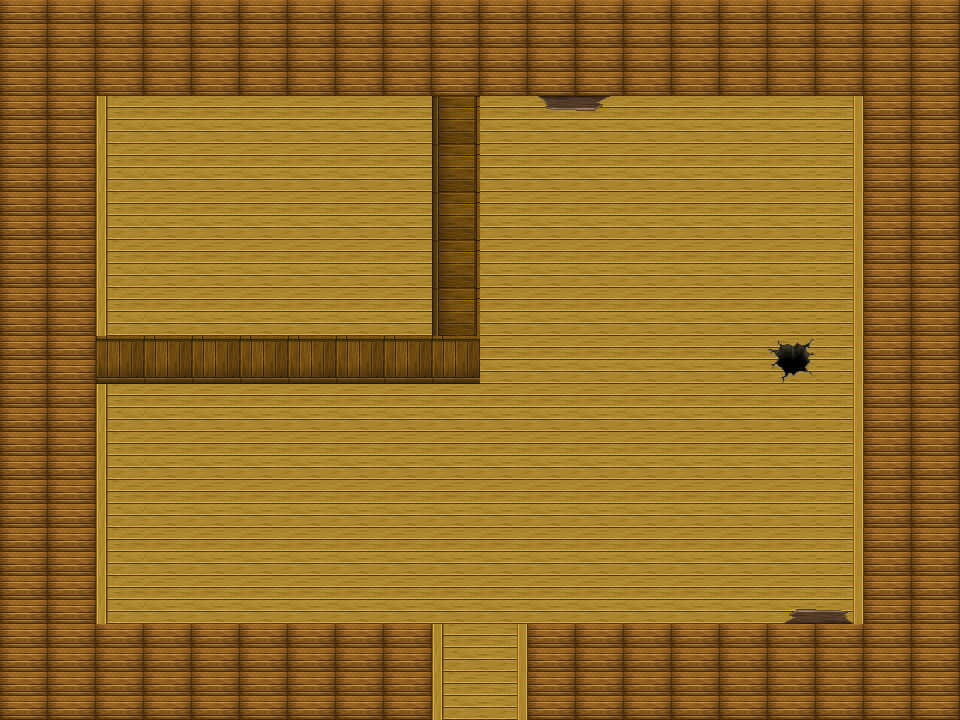

Rendered tile map (Tiled .tmx) drawn with the repository's tilesets; below, a short description and the map source with its tile grids summarised:
An orthogonal 20x15 tile map with 48x48 px tiles, 2 tile layers (background, decoration), 7 tilesets and 82 objects (level_trigger, player_spawn, npc_spawn).

<map version="1.10" tiledversion="1.12.2" orientation="orthogonal" renderorder="right-down" width="20" height="15" tilewidth="48" tileheight="48" infinite="0" nextlayerid="7" nextobjectid="118">
 <properties>
  <property name="level_type" value="indoor" />
 </properties>
 <tileset firstgid="1" source="tilesets/Inside_A2.tsx" />
 <tileset firstgid="241" source="tilesets/Inside_A4.tsx" />
 <tileset firstgid="497" source="tilesets/Inside_B.tsx" />
 <tileset firstgid="753" source="tilesets/Inside_C.tsx" />
 <tileset firstgid="1025" source="tilesets/Dungeon_B.tsx" />
 <tileset firstgid="1281" source="tilesets/SF_Outside_C.tsx" />
 <tileset firstgid="1537" source="tilesets/SF_Inside_C.tsx" />
 <layer id="1" name="background" width="20" height="15">
  <data>[300 cells, 300 non-empty, 5 distinct tile ids]</data>
 </layer>
 <layer id="5" name="decoration" width="20" height="15">
  <data>[300 cells, 5 non-empty, 3 distinct tile ids]</data>
 </layer>
 <objectgroup id="4" name="collision">
  <object id="71" x="0" y="0" width="96" height="720" />
  <object id="72" x="96" y="624" width="336" height="96" />
  <object id="74" x="528" y="624" width="336" height="96" />
  <object id="75" x="864" y="0" width="96" height="720" />
  <object id="76" x="96" y="0" width="768" height="96" />
  <object id="78" x="143" y="570" width="26" height="20" />
  <object id="79" x="132" y="509" width="48" height="31" />
  <object id="81" x="143" y="450" width="26" height="20" />
  <object id="82" x="299" y="570" width="26" height="20" />
  <object id="83" x="288" y="509" width="48" height="31" />
  <object id="84" x="299" y="450" width="26" height="20" />
  <object id="85" x="587" y="546" width="26" height="20" />
  <object id="86" x="576" y="473" width="48" height="31" />
  <object id="87" x="587" y="402" width="26" height="20" />
  <object id="88" x="731" y="546" width="26" height="20" />
  <object id="89" x="720" y="473" width="48" height="31" />
  <object id="90" x="731" y="402" width="26" height="20" />
  <object id="91" x="587" y="294" width="26" height="20" />
  <object id="92" x="731" y="294" width="26" height="20" />
  <object id="93" x="648" y="293" width="48" height="31" />
  <object id="94" x="587" y="174" width="26" height="20" />
  <object id="95" x="731" y="174" width="26" height="20" />
  <object id="96" x="648" y="173" width="48" height="31" />
  <object id="98" x="769" y="343" width="44" height="34" />
  <object id="100" x="768" y="96" width="48" height="48" />
  <object id="102" x="768" y="96" width="48" height="48" />
  <object id="107" x="96" y="336" width="384" height="48" />
  <object id="108" x="432" y="96" width="48" height="240" />
 </objectgroup>
 <objectgroup id="3" name="triggers">
  <object id="111" name="level_trigger" x="432" y="720" width="96" height="48">
   <properties>
    <property name="level" value="oldworld" />
   </properties>
  </object>
  <object id="112" name="player_spawn" x="456" y="645" width="48" height="72">
   <properties>
    <property name="level" value="oldworld" />
   </properties>
  </object>
  <object id="114" name="npc_spawn" x="324" y="288" width="48" height="72">
   <properties>
    <property name="direction" value="down" />
    <property name="npc_id" value="barnaby" />
    <property name="spawn_id" value="barnaby_start" />
   </properties>
  </object>
 </objectgroup>
 <objectgroup id="2" name="renderables">
  <object id="1" gid="615" x="144" y="144" width="48" height="48" />
  <object id="2" gid="616" x="192" y="144" width="48" height="48" />
  <object id="3" gid="615" x="240" y="144" width="48" height="48" />
  <object id="4" gid="616" x="288" y="144" width="48" height="48" />
  <object id="5" gid="615" x="336" y="144" width="48" height="48" />
  <object id="6" gid="616" x="384" y="144" width="48" height="48" />
  <object id="7" gid="599" x="144" y="96" width="48" height="48" />
  <object id="8" gid="600" x="192" y="96" width="48" height="48" />
  <object id="9" gid="599" x="240" y="96" width="48" height="48" />
  <object id="10" gid="600" x="288" y="96" width="48" height="48" />
  <object id="11" gid="599" x="336" y="96" width="48" height="48" />
  <object id="12" gid="600" x="384" y="96" width="48" height="48" />
  <object id="13" gid="665" x="101" y="144" width="48" height="48" />
  <object id="15" gid="666" x="120" y="240" width="48" height="48" />
  <object id="16" gid="666" x="384" y="252" width="48" height="48" />
  <object id="17" gid="666" x="348" y="216" width="48" height="48" />
  <object id="18" gid="821" x="432" y="288" width="48" height="48" />
  <object id="19" gid="803" x="432" y="192" width="48" height="48" />
  <object id="20" gid="804" x="192" y="372" width="48" height="48" />
  <object id="21" gid="950" x="144" y="372" width="48" height="48" />
  <object id="22" gid="777" x="96" y="96" width="48" height="48" />
  <object id="23" gid="689" x="648" y="204" width="48" height="48" />
  <object id="24" gid="689" x="648" y="324" width="48" height="48" />
  <object id="25" gid="689" x="132" y="540" width="48" height="48" />
  <object id="29" gid="705" x="132" y="600" width="48" height="48" />
  <object id="30" gid="705" x="132" y="480" width="48" height="48" />
  <object id="37" gid="705" x="720" y="324" width="48" height="48" />
  <object id="38" gid="705" x="576" y="324" width="48" height="48" />
  <object id="39" gid="705" x="720" y="204" width="48" height="48" />
  <object id="40" gid="705" x="576" y="204" width="48" height="48" />
  <object id="42" gid="525" x="768" y="144" width="48" height="48" />
  <object id="43" gid="509" x="768" y="96" width="48" height="48" />
  <object id="44" gid="689" x="288" y="540" width="48" height="48" />
  <object id="45" gid="705" x="288" y="600" width="48" height="48" />
  <object id="46" gid="705" x="288" y="480" width="48" height="48" />
  <object id="47" gid="689" x="576" y="504" width="48" height="48" />
  <object id="48" gid="705" x="576" y="576" width="48" height="48" />
  <object id="49" gid="705" x="576" y="432" width="48" height="48" />
  <object id="50" gid="689" x="720" y="504" width="48" height="48" />
  <object id="51" gid="705" x="720" y="576" width="48" height="48" />
  <object id="52" gid="705" x="720" y="432" width="48" height="48" />
 </objectgroup>
 <objectgroup id="6" name="objects">
  <object id="62" gid="771" x="132" y="528" width="48" height="48" />
  <object id="64" gid="790" x="300" y="540" width="48" height="48" />
  <object id="65" gid="775" x="720" y="492" width="48" height="48" />
  <object id="66" gid="776" x="720" y="480" width="48" height="48" />
  <object id="67" gid="1674" x="576" y="504" width="48" height="48" />
  <object id="68" gid="1658" x="648" y="324" width="48" height="48" />
  <object id="69" gid="1659" x="648" y="204" width="48" height="48" />
  <object id="115" gid="483" x="288" y="384" width="48" height="48" />
  <object id="116" gid="483" x="336" y="384" width="48" height="48" />
  <object id="117" gid="483" x="384" y="384" width="48" height="48" />
 </objectgroup>
</map>
